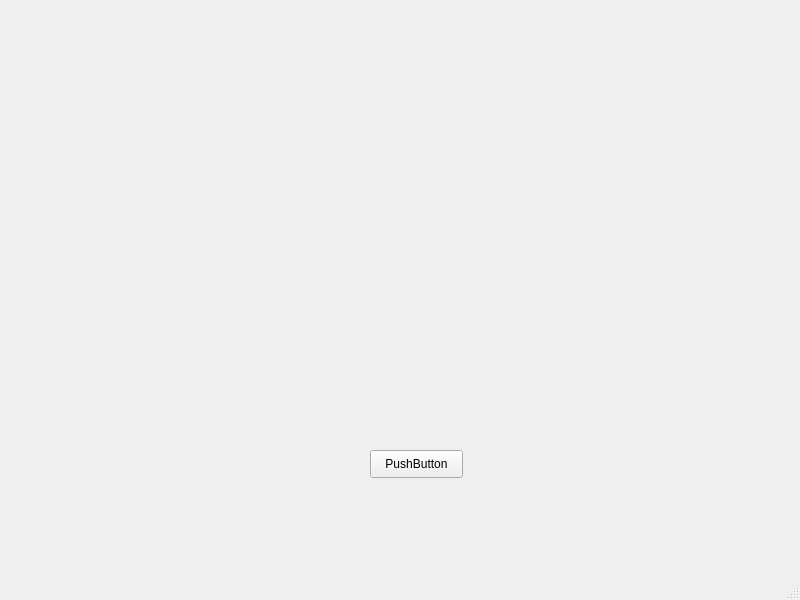
<?xml version="1.0" encoding="UTF-8"?>
<ui version="4.0">
 <class>MainWindow</class>
 <widget class="QMainWindow" name="MainWindow">
  <property name="geometry">
   <rect>
    <x>0</x>
    <y>0</y>
    <width>800</width>
    <height>600</height>
   </rect>
  </property>
  <property name="windowTitle">
   <string>MainWindow</string>
  </property>
  <widget class="QWidget" name="centralwidget">
   <widget class="QLabel" name="label">
    <property name="geometry">
     <rect>
      <x>280</x>
      <y>180</y>
      <width>111</width>
      <height>61</height>
     </rect>
    </property>
    <property name="text">
     <string/>
    </property>
   </widget>
   <widget class="QWidget" name="verticalLayoutWidget">
    <property name="geometry">
     <rect>
      <x>580</x>
      <y>80</y>
      <width>201</width>
      <height>201</height>
     </rect>
    </property>
    <layout class="QVBoxLayout" name="verticalLayout"/>
   </widget>
   <widget class="QPushButton" name="pushButton">
    <property name="geometry">
     <rect>
      <x>370</x>
      <y>450</y>
      <width>93</width>
      <height>28</height>
     </rect>
    </property>
    <property name="text">
     <string>PushButton</string>
    </property>
   </widget>
  </widget>
  <widget class="QMenuBar" name="menubar">
   <property name="geometry">
    <rect>
     <x>0</x>
     <y>0</y>
     <width>800</width>
     <height>26</height>
    </rect>
   </property>
  </widget>
  <widget class="QStatusBar" name="statusbar"/>
 </widget>
 <resources>
  <include location="image.qrc"/>
 </resources>
 <connections/>
</ui>
